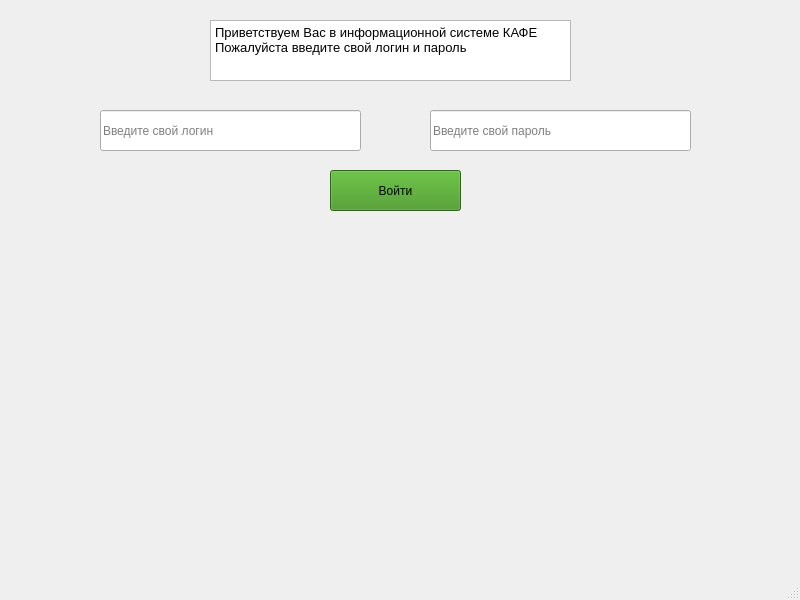
<?xml version="1.0" encoding="UTF-8"?>
<ui version="4.0">
 <class>MainWindow</class>
 <widget class="QMainWindow" name="MainWindow">
  <property name="geometry">
   <rect>
    <x>0</x>
    <y>0</y>
    <width>800</width>
    <height>600</height>
   </rect>
  </property>
  <property name="windowTitle">
   <string>Информационная система КАФЕ</string>
  </property>
  <widget class="QWidget" name="centralwidget">
   <widget class="QTextBrowser" name="titleLogin">
    <property name="geometry">
     <rect>
      <x>210</x>
      <y>20</y>
      <width>361</width>
      <height>61</height>
     </rect>
    </property>
    <property name="html">
     <string>&lt;!DOCTYPE HTML PUBLIC &quot;-//W3C//DTD HTML 4.0//EN&quot; &quot;http://www.w3.org/TR/REC-html40/strict.dtd&quot;&gt;
&lt;html&gt;&lt;head&gt;&lt;meta name=&quot;qrichtext&quot; content=&quot;1&quot; /&gt;&lt;style type=&quot;text/css&quot;&gt;
p, li { white-space: pre-wrap; }
&lt;/style&gt;&lt;/head&gt;&lt;body style=&quot; font-family:'Open Sans'; font-size:10pt; font-weight:400; font-style:normal;&quot;&gt;
&lt;p style=&quot; margin-top:0px; margin-bottom:0px; margin-left:0px; margin-right:0px; -qt-block-indent:0; text-indent:0px;&quot;&gt;Приветствуем Вас в информационной системе КАФЕ&lt;/p&gt;
&lt;p style=&quot; margin-top:0px; margin-bottom:0px; margin-left:0px; margin-right:0px; -qt-block-indent:0; text-indent:0px;&quot;&gt;Пожалуйста введите свой логин и пароль&lt;/p&gt;&lt;/body&gt;&lt;/html&gt;</string>
    </property>
   </widget>
   <widget class="QPushButton" name="loginButton">
    <property name="geometry">
     <rect>
      <x>330</x>
      <y>170</y>
      <width>131</width>
      <height>41</height>
     </rect>
    </property>
    <property name="styleSheet">
     <string notr="true">background-color: rgb(59, 146, 23);</string>
    </property>
    <property name="text">
     <string>Войти</string>
    </property>
   </widget>
   <widget class="QLineEdit" name="addLogin">
    <property name="geometry">
     <rect>
      <x>100</x>
      <y>110</y>
      <width>261</width>
      <height>41</height>
     </rect>
    </property>
    <property name="placeholderText">
     <string>Введите свой логин</string>
    </property>
   </widget>
   <widget class="QLineEdit" name="addPassword">
    <property name="geometry">
     <rect>
      <x>430</x>
      <y>110</y>
      <width>261</width>
      <height>41</height>
     </rect>
    </property>
    <property name="placeholderText">
     <string>Введите свой пароль</string>
    </property>
   </widget>
  </widget>
  <widget class="QMenuBar" name="menubar">
   <property name="geometry">
    <rect>
     <x>0</x>
     <y>0</y>
     <width>800</width>
     <height>23</height>
    </rect>
   </property>
  </widget>
  <widget class="QStatusBar" name="statusbar"/>
 </widget>
 <resources/>
 <connections/>
</ui>
